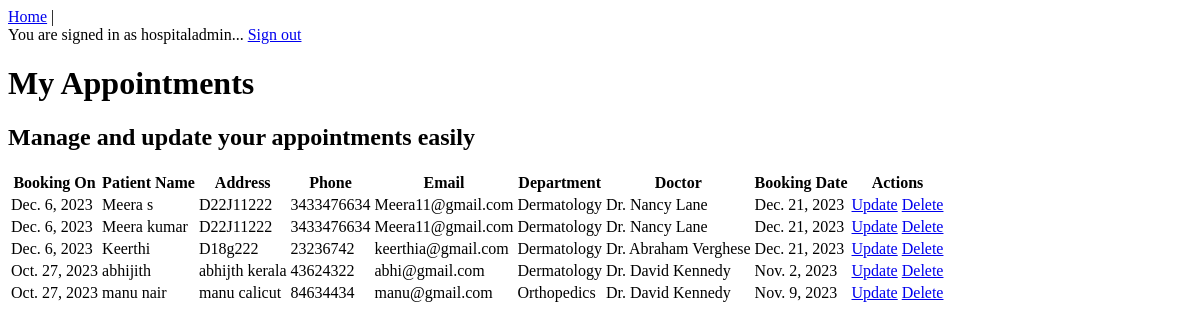
The app's page /showappointments/ (signed in), older data.
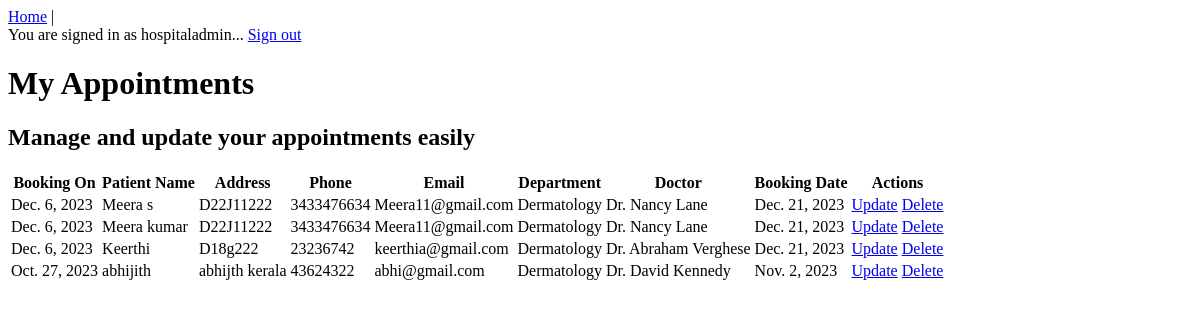
The same page, newer data.
### home/models.py (models this page shows)
class Bookappointment(models.Model):
    pname = models.CharField(max_length=200)
    paddress = models.CharField(max_length=600)
    pphone = models.CharField(max_length=10)
    pemail = models.EmailField()
    depname = models.ForeignKey(Department,on_delete=models.CASCADE)
    docname =models.ForeignKey(Doctors,on_delete=models.CASCADE)
    bookingdate = models.DateField()
    bookingon = models.DateField(auto_now=True)

class Department(models.Model):
    depname = models.CharField(max_length=200)
    depdescription = models.TextField()
    def __str__(self):
        return self.depname

class Doctors(models.Model):
    docname = models.CharField(max_length=200)
    depname = models.ForeignKey(Department,on_delete=models.CASCADE)
    qualification = models.CharField(max_length=200)
    docimage= models.ImageField(upload_to='docimage/', blank=True, null=True)
    def __str__(self):
        return self.docname

### home/views.py (the view)
# urls.py: path('showappointments/', views.showappointments, name='showappointments'),
@login_required
def showappointments(request):
    myappointments = Bookappointment.objects.all().order_by('-bookingon')
    return render(request, 'home/myappointment.html', {'myappointments': myappointments})

### home/templates/home/myappointment.html (shortened to what this page needs)
<!DOCTYPE html>
{% extends "home/base.html" %}
{% block content %}
<body>
    <h1>My Appointments</h1>
    <h2>Manage and update your appointments easily</h2>
    <table>
        <tr>
            <th>Booking On</th>
            <th>Patient Name</th>
            <th>Address</th>
            <th>Phone</th>
            <th>Email</th>
            <th>Department</th>
            <th>Doctor</th>
            <th>Booking Date</th>
            <th>Actions</th>
        </tr>
        {% for b in myappointments %}
            <tr class="appointment-box">
                <td>{{ b.bookingon }}</td>
                <td>{{ b.pname }}</td>
                <td>{{ b.paddress }}</td>
                <td>{{ b.pphone }}</td>
                <td>{{ b.pemail }}</td>
                <td>{{ b.depname }}</td>
                <td>{{ b.docname }}</td>
                <td>{{ b.bookingdate }}</td>
                <td>
                    <form method="post">
                        <a class="update" href="{% url 'home:updateappointment' b.id %}">Update</a>
                        <a class="delete" href="{% url 'home:deleteappointment' b.id %}">Delete</a>
                    </form>
                </td>
            </tr>
        {% endfor %}
    </table>
</body>
</html>
{% endblock content %}

Row changes from the older to the newer data that the page shows:
removed Bookappointment: bookingon "Oct. 27, 2023", pname "manu nair", paddress "manu calicut", pphone "84634434", pemail "manu@gmail.com", depname "Orthopedics", docname "Dr. David Kennedy", bookingdate "Nov. 9, 2023"
